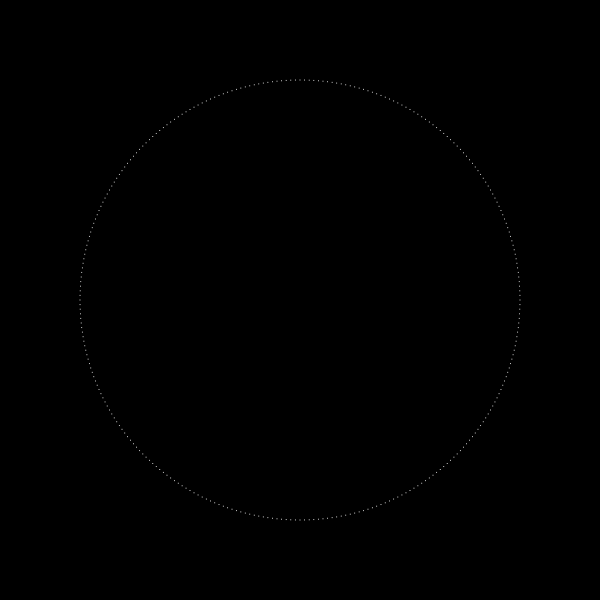
Frame 1 (no input)
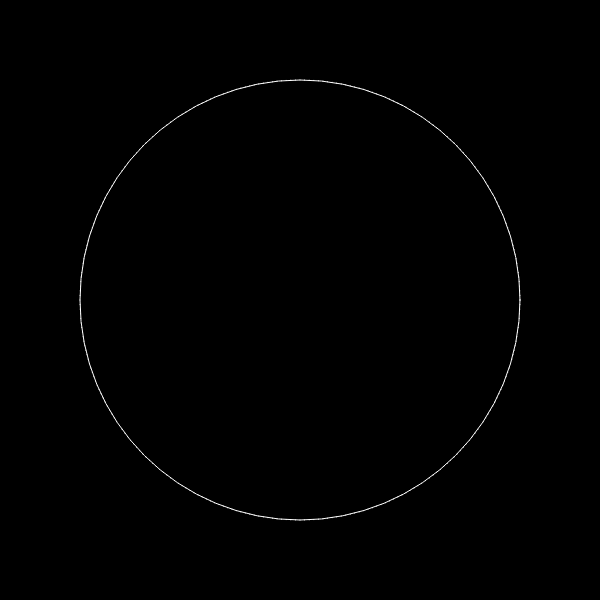
Frame 60 (no input)
Frame 120 (the mouse pressed at the canvas centre since frame 60): identical to frame 60, image omitted

The p5.js sketch that drew these frames (run headless with seeded random() and noise() and a simulated clock; from frame 60 on, the mouse is pressed at the canvas centre):

// p5.js sketch
// ── sketch.js
let r = 220;
let n = 1;
var total = 300;

function setup() {
  createCanvas(600, 600);
}
function mouseClicked() {
  if(animate){
    animate = false;
  }else if(!animate){
    animate = true;
  }
}

function getVector(index, total, r) {
  const angle = map(index % total, 0, total, 0, TWO_PI);
  const v = p5.Vector.fromAngle(angle );
  v.mult(r);
  return v;
}
animate = false
function draw() {
  
  // console.log(animate)
  if(animate){
    n = n+0.01;
  }
  background(0)
  fill(0)
  circle(height/2, width/2, 2*r)
  
  stroke(600)
  for(i = 1; i<=total; i++){
    pc = getVector(i, total, r);
    pc2 = getVector(i*n, total, r);
    line(pc.x + width/2, pc.y + height/2 , pc2.x + width/2, pc2.y + height/2)
  }
}
